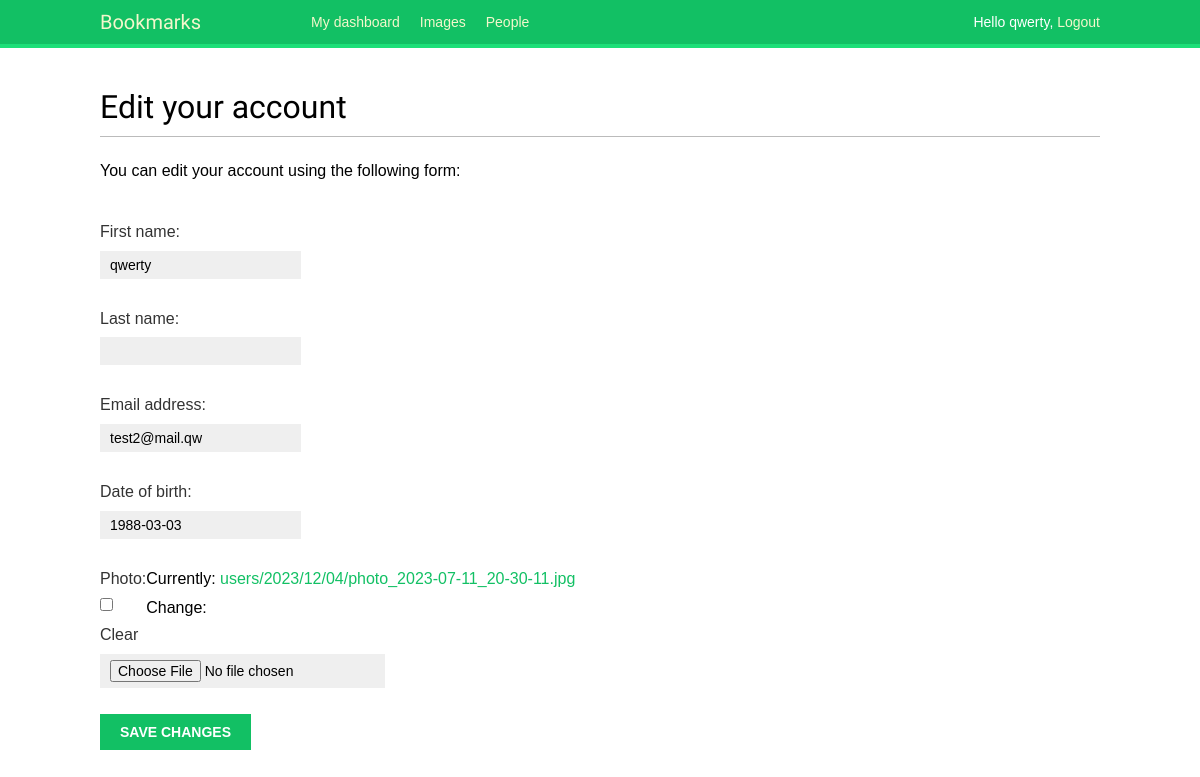
Before: /account/edit/ (signed in) with the older database file.
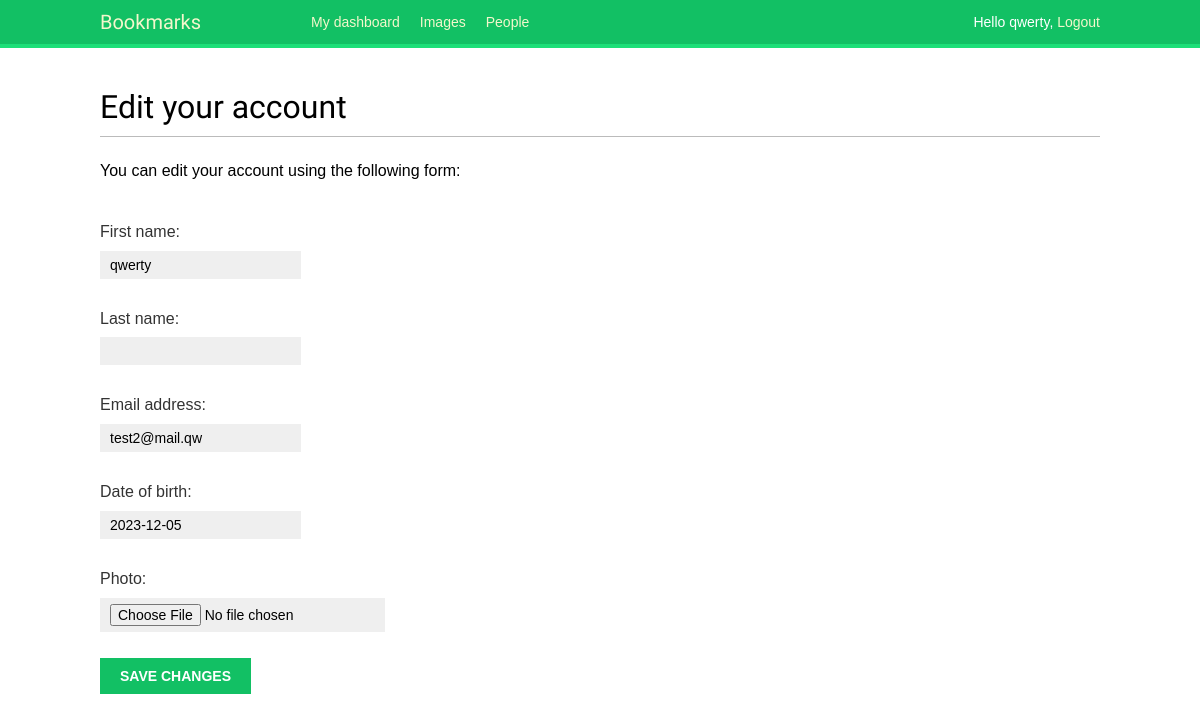
After: the same page with the newer database file.
### account/models.py (models this page shows, shortened)
class Profile(models.Model):
    user = models.OneToOneField(settings.AUTH_USER_MODEL, on_delete=models.CASCADE)
    date_of_birth = models.DateField(blank=True, null=True)
    photo = models.ImageField(upload_to='users/%Y/%m/%d/', blank=True)  # pip install Pillow==9.2.0

### account/views.py (the view)
# urls.py: path('edit/', views.edit, name='edit'),
@login_required  # только аутентифицированные
def edit(request):
    if request.method == 'POST':
        user_form = UserEditForm(instance=request.user,
                                 data=request.POST)
        profile_form = ProfileEditForm(instance=request.user.profile,
                                       data=request.POST,
                                       files=request.FILES)
        if user_form.is_valid() and profile_form.is_valid():
            user_form.save()
            profile_form.save()
            messages.success(request,
                             'Profile updated ',
                             'successfully')
        else:
            messages.error(request, 'Error updating your profile')
    else:
        user_form = UserEditForm(instance=request.user)
        profile_form = ProfileEditForm(instance=request.user.profile)
    return render(request,
                  'account/edit.html',
                  {'user_form': user_form,
                   'profile_form': profile_form})

### account/forms.py (shortened to what this page needs)
class UserEditForm(forms.ModelForm):
    class Meta:
        model = User
        fields = ['first_name', 'last_name', 'email']

class ProfileEditForm(forms.ModelForm):
    class Meta:
        model = Profile
        fields = ['date_of_birth', 'photo']

### account/templates/account/edit.html (shortened to what this page needs)
{% extends "base.html" %}
{% block content %}
<h1>Edit your account</h1>
<p>You can edit your account using the following form:</p>
<form method="post" enctype="multipart/form-data">
    {{ user_form.as_p }}
    {{ profile_form.as_p }}
    <p><input type="submit" value="Save changes"></p>
</form>
{% endblock %}

### account/templates/base.html (shortened to what this page needs)
{% load static %}
<!DOCTYPE html>
<html>
<head>
    <link href='{% static "css/base.css" %}' rel="stylesheet">
</head>
<body>
<div id="header">
    <span class="logo">Bookmarks</span>
    {% if request.user.is_authenticated %}
    <ul class="menu">
        <li {% if section == "dashboard" %}class="selected"{% endif %}>
        <a href='{% url "dashboard" %}'>My dashboard</a>
        </li>
        <li {% if section == "images" %}class="selected"{% endif %}>
        <a href="#">Images</a>
        </li>
        <li {% if section == "people" %}class="selected"{% endif %}>
        <a href="#">People</a>
        </li>
    </ul>
    {% endif %}
    <span class="user">
      {% if request.user.is_authenticated %}
        Hello {{ request.user.first_name|default:request.user.username }},
        <a href='{% url "logout" %}'>Logout</a>
      {% else %}
        <a href='{% url "login" %}'>Log-in</a>
      {% endif %}
    </span>
</div>
<div id="content">
    {% block content %}
    {% endblock %}
</div>
</body>
</html>

### account/static/css/base.css (style rules this page uses)
body { margin:0; padding:0; font-family:helvetica, sans-serif; }
p { line-height: 1.8; }
a { color:#12c064; text-decoration:none; }
h1, h2, h3, h4, h5 , h6 { font-family: 'Muli', sans-serif; font-weight:normal; }
h1 { border-bottom:1px solid #bbb; padding:0 0 10px 0; margin:10px 0 20px 0; }
#header { padding:10px 100px; font-size:14px; background:#12c064; color:#fff; border-bottom:4px solid #1cdf78; overflow:auto; }
#header .logo { font-family: 'Muli', sans-serif; float:left; color:#f3f7cc; font-size:20px; margin-right:10%; }
#header ul.menu { list-style:none; float:left; margin:0; padding:0; }
#header ul.menu li { float:left; padding:4px 10px; }
#header a { color:#f3f7cc; }
#header .user { float:right; padding-top:4px; }
#content { padding:30px 100px; }
form { overflow:auto; }
form p { width:100%; overflow:auto; }
label { float:left; clear:both; color:#333; margin-bottom:4px; }
input, textarea { clear:both; float:left; margin:0 0 10px; background:#efefef; border:0; padding:6px 10px; font-size:14px; }
input[type=submit], a.button { font-weight:bold; background:#12c064; color:#fff; padding:10px 20px; font-size:14px; text-transform:uppercase; }

Changed rows visible on the page:
changed Profile: date_of_birth "1988-03-03" → "2023-12-05"
Other visible differences:
form field as_p: "☐" → (not shown)
text no longer shown: "Date of birth: Photo: Currently: users/2023/12/04/photo_2023-07-11_20-30-11.jpg Clear Change:"
text now shown: "Date of birth: Photo:"
